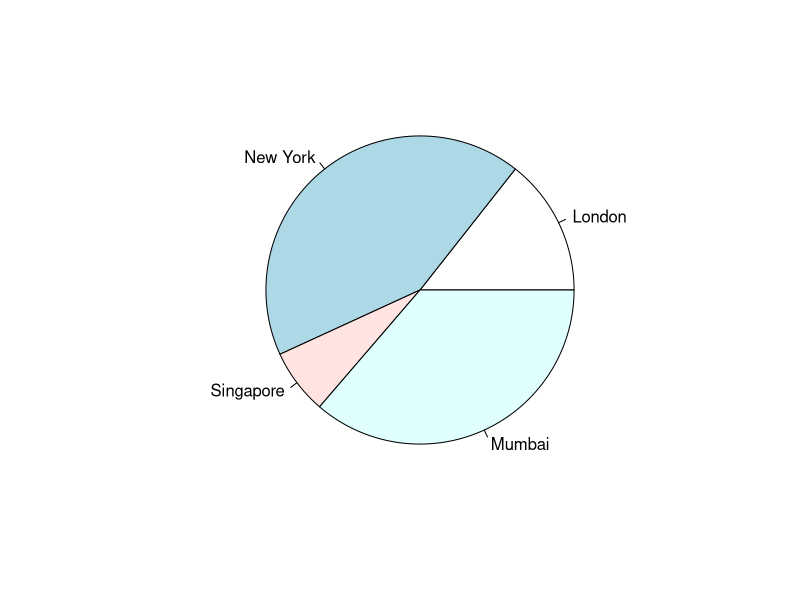
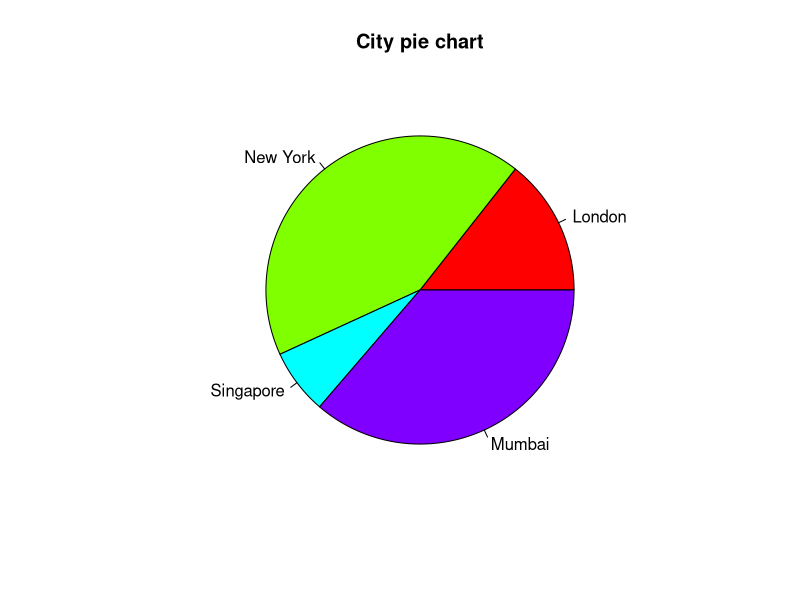
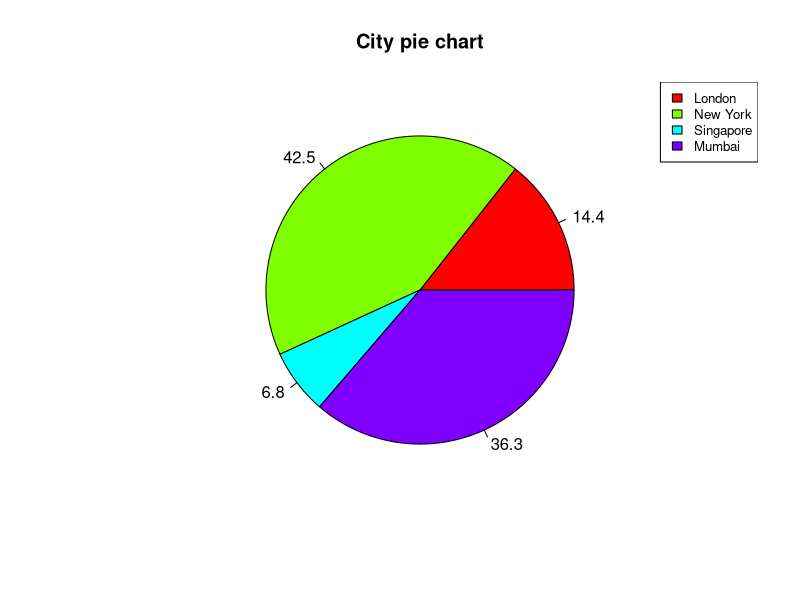
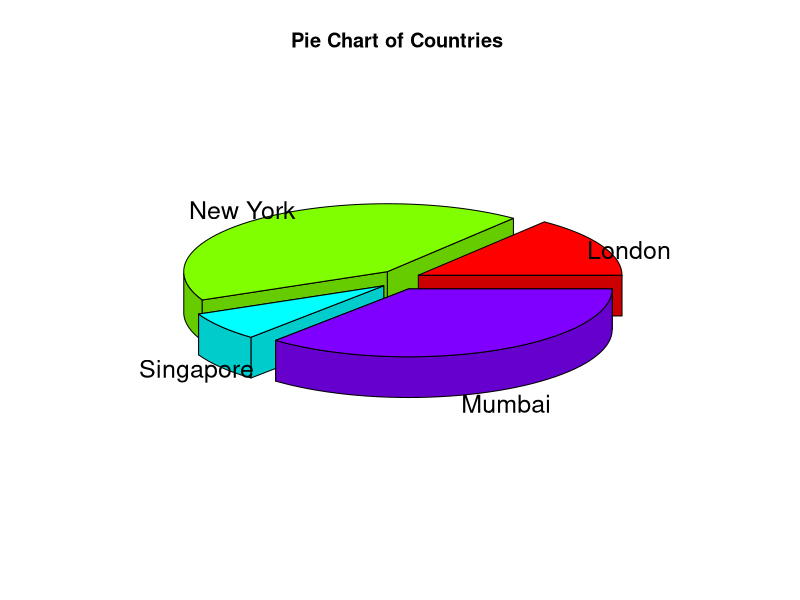

These figures' R source, in order:
library(plotrix)
# Create data for the graph.
x <- c(21, 62, 10, 53)
labels <- c("London", "New York", "Singapore", "Mumbai")

# Give the chart file a name.
png(file = "city.jpg")

# Plot the chart.
pie(x,labels)

# Save the file.
dev.off()


# Give the chart file a name.
png(file = "city_title_colours.jpg")

# Plot the chart with title and rainbow color pallet.
pie(x, labels, main = "City pie chart", col = rainbow(length(x)))

# Save the file.
dev.off()

piepercent<- round(100*x/sum(x), 1)

# Give the chart file a name.
png(file = "city_percentage_legends.jpg")

# Plot the chart.
pie(x, labels = piepercent, main = "City pie chart",col = rainbow(length(x)))
legend("topright", c("London","New York","Singapore","Mumbai"), cex = 0.8,
       fill = rainbow(length(x)))

# Save the file.
dev.off()

# Give the chart file a name.
png(file = "3d_pie_chart.jpg")

# Plot the chart.
pie3D(x,labels = labels,explode = 0.1, main = "Pie Chart of Countries ")

# Save the file.
dev.off()